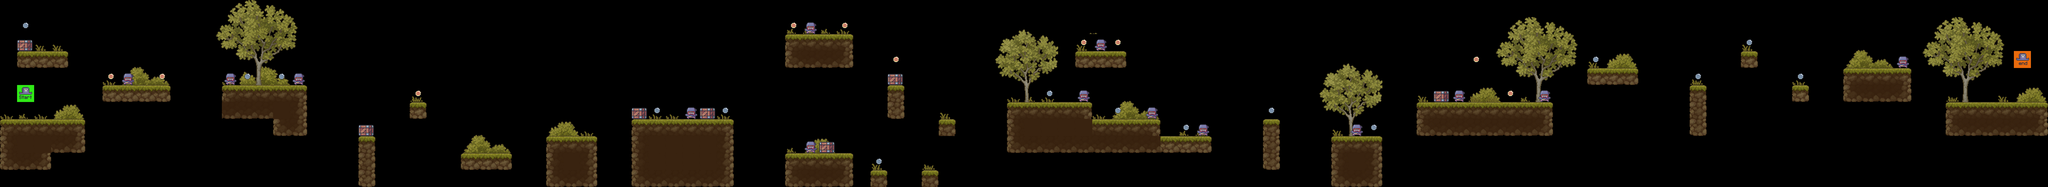

This game map was drawn from its Tiled (.tmx) file and the tilesets committed beside it. A one-line description and the trimmed map source follow:
An orthogonal 120x11 tile map with 64x64 px tiles, 9 tile layers (contraints, terrain_tiles, bush_tiles, grass_lvl3, ...), 8 tilesets.

<map version="1.8" tiledversion="1.8.1" orientation="orthogonal" renderorder="right-down" width="120" height="11" tilewidth="64" tileheight="64" infinite="0" nextlayerid="11" nextobjectid="1">
 <tileset firstgid="1" source="../tilesets/enemy_tile.tsx" />
 <tileset firstgid="3" source="../tilesets/player_tiles.tsx" />
 <tileset firstgid="5" source="../tilesets/coin_tiles.tsx" />
 <tileset firstgid="7" source="../tilesets/tree_tiles.tsx" />
 <tileset firstgid="57" source="../tilesets/crate_tiles.tsx" />
 <tileset firstgid="58" source="../tilesets/terrain_tiles.tsx" />
 <tileset firstgid="74" source="../tilesets/grass_lvl3.tsx" />
 <tileset firstgid="78" source="../tilesets/bush_tiles.tsx" />
 <layer id="10" name="contraints" width="120" height="11" opacity="0">
  <data>[1320 cells, 24 non-empty, 1 distinct tile ids]</data>
 </layer>
 <layer id="1" name="terrain_tiles" width="120" height="11">
  <data>[1320 cells, 178 non-empty, 16 distinct tile ids]</data>
 </layer>
 <layer id="3" name="bush_tiles" width="120" height="11">
  <data>[1320 cells, 51 non-empty, 10 distinct tile ids]</data>
 </layer>
 <layer id="7" name="grass_lvl3" width="120" height="11">
  <data>[1320 cells, 44 non-empty, 10 distinct tile ids]</data>
 </layer>
 <layer id="8" name="tree_tiles" width="120" height="11">
  <data>[1320 cells, 130 non-empty, 50 distinct tile ids]</data>
 </layer>
 <layer id="2" name="coin_tiles" width="120" height="11">
  <data>[1320 cells, 25 non-empty, 2 distinct tile ids]</data>
 </layer>
 <layer id="5" name="crate_tiles" width="120" height="11">
  <data>[1320 cells, 7 non-empty, 1 distinct tile ids]</data>
 </layer>
 <layer id="6" name="enemy_tile" width="120" height="11">
  <data>[1320 cells, 14 non-empty, 1 distinct tile ids]</data>
 </layer>
 <layer id="9" name="player_tiles" width="120" height="11">
  <data>[1320 cells, 2 non-empty, 2 distinct tile ids]</data>
 </layer>
</map>
